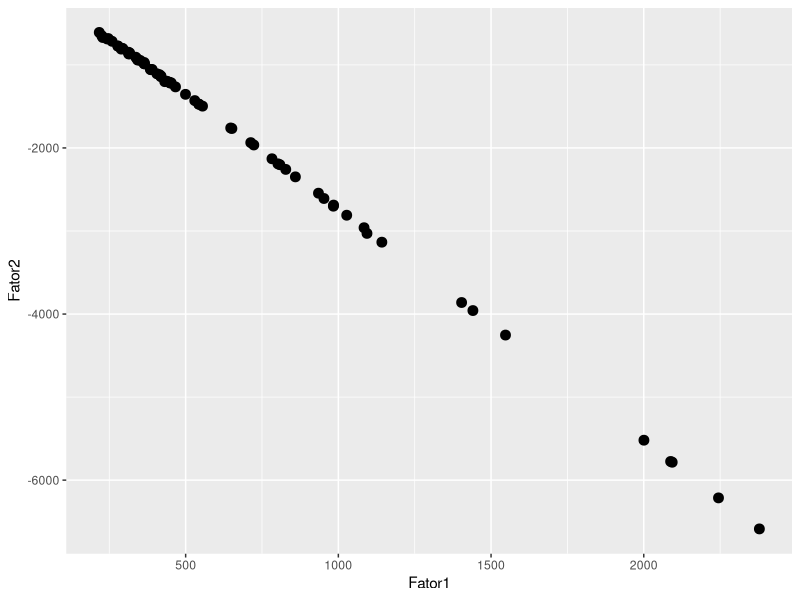
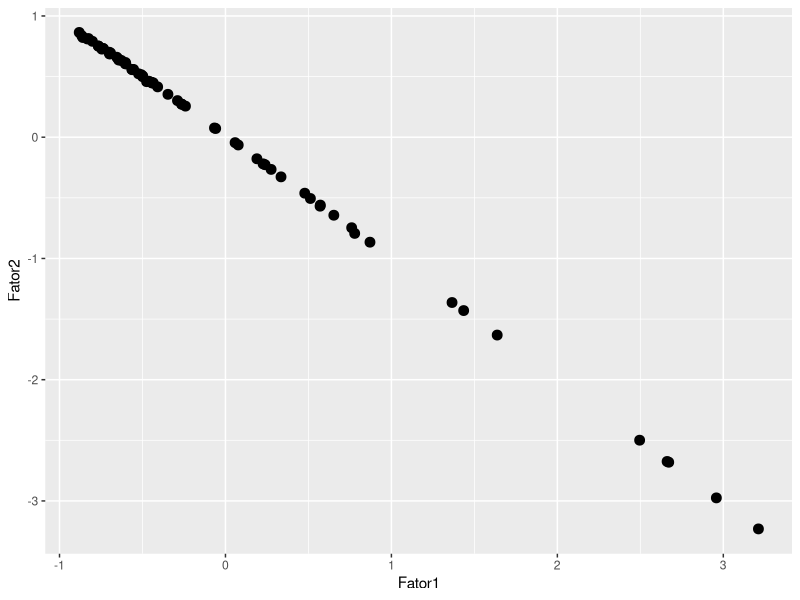

Here is the R script that generated these plots, in order: (Note: this script raises an error after producing the figures.)
########################################
#
#   CHAMANDO BIBLIOTECAS IMPORTANTES
#
########################################

# --
# Instalando e carregando pacotes -----------------------------------------

pacotes <- c("tidyverse",   # pacote para manipulacao de dados
             "cluster",     # algoritmo de cluster
             "dendextend",  # compara dendogramas
             "factoextra",  # algoritmo de cluster e visualizacao
             "fpc",         # algoritmo de cluster e visualizacao
             "gridExtra",   # para a funcao grid arrange
             "readxl",      # 
             "writexl")     # salvar em excel


if(sum(as.numeric(!pacotes %in% installed.packages())) != 0){
  instalador <- pacotes[!pacotes %in% installed.packages()]
  for(i in 1:length(instalador)) {
    install.packages(instalador, dependencies = T)
    break()}
  sapply(pacotes, require, character = T) 
} else {
  sapply(pacotes, require, character = T) 
}

########################################
#
#   CARREGANDO E TRABALHANDO OS DADOS
#
########################################

# --
# Carregando a base de dados

## diretório de trabalho
setwd("C:/Users/Renato/OneDrive/github/_tcc/2_cluster")


# --
#Carregar base de dados - modelo PCA final: 
censo <- as.data.frame(read_excel("_dta/fatores_e_ranking_final_2.xlsx"))


#pegando os dados que usaremos
fatores <- censo %>% 
  select(ID, Fator1, Fator2)

#para visualizar no plano
fatores %>% ggplot() +
  geom_point(aes(x = Fator1,
                 y = Fator2),
             size = 3)

#Transformar o nome 
rownames(fatores) <- fatores[,1]
fatores <- fatores[,-1]

#Padronizar variaveis
fatores_pad <- scale(fatores) # aqui não precisava fazer isso

#para visualizar no plano
fatores_pad %>% ggplot() +
  geom_point(aes(x = Fator1,
                 y = Fator2),
             size = 3)

# --
# *******************************************************************************
#calcular as distancias da matriz utilizando a distancia euclidiana ou  manhattan
distancia <- dist(fatores_pad, method = "manhattan") # euclidean

# *******************************************************************************

########################################
#
#   método hiearquico 
#
########################################

# --
### distancia = single linkage
# Single Linkage - Vizinho mais próximo - Estruturas geométricas diferentes, 
# mas é incapaz de delinear grupos pouco separados

cluster_single.hierarquico <- hclust(distancia, method = "single")

# Dendrograma
#plot(cluster_single.hierarquico, cex = 0.6, hang = -1)

fviz_dend(x = cluster_single.hierarquico,
          k = 2,
          k_colors = c("orange", "darkorchid"),
          color_labels_by_k = FALSE,
          rect = TRUE,
          rect_fill = TRUE,
          lwd = 1,
          ggtheme = theme_bw()) + 
  ggtitle("Dendrograma - Single Linkage")+
  theme(plot.title = element_text(hjust = 0.5))

# salvando em .png
dev.print(file = '_out/figures/dendrograma_single.png',
          device = png, width = 1024, height = 768, res = 2*72)

#criando grupos
single_hierarquico <- cutree(cluster_single.hierarquico, k = 3)
table(single_hierarquico)

#transformando em data frame a saida do cluster
single_hierarquico <- data.frame(single_hierarquico)

#juntando com a base original
single_fim <- cbind(fatores, single_hierarquico)

# --
#salvando xlsx modelo final
write_xlsx(single_fim,"_out/output/single_cluster.xlsx")

#visualizando em cores os clusters
single_fim %>% ggplot() +
  geom_point(aes(x = Fator1,
                 y = Fator2,
                 color = as.factor(single_hierarquico)),
             size = 3) + 
  ggtitle("Método hiearquico - single")+
  theme(plot.title = element_text(hjust = 0.5))

# salvando em .png
dev.print(file = '_out/figures/single.png',
          device = png, width = 1024, height = 768, res = 2*72)


# --
### distancia = complete linkage
# Complete Linkage - Vizinho mais longe - Clusters de mesmo diâmetro e isolam 
# os outliers nos primeiros passos

cluster_complete.hierarquico <- hclust(distancia, method = "complete")

# Dendrograma
# plot(cluster_complete.hierarquico, cex = 0.6, hang = -1)

fviz_dend(x = cluster_complete.hierarquico,
          k = 2,
          k_colors = c("orange", "darkorchid"),
          color_labels_by_k = FALSE,
          rect = TRUE,
          rect_fill = TRUE,
          lwd = 1,
          ggtheme = theme_bw()) + 
  ggtitle("Dendrograma - Complete Linkage")+
  theme(plot.title = element_text(hjust = 0.5))

# salvando em .png
dev.print(file = '_out/figures/dendrograma_complete.png',
          device = png, width = 1024, height = 768, res = 2*72)

#criando grupos
complete_hierarquico <- cutree(cluster_complete.hierarquico, k = 3)
table(complete_hierarquico)

#transformando em data frame a saida do cluster
complete_hierarquico <- data.frame(complete_hierarquico)

#juntando com a base original
complete_fim <- cbind(fatores, complete_hierarquico)

# --
#salvando xlsx modelo final
write_xlsx(complete_fim,"_out/output/complete_cluster.xlsx")

#visualizando em cores os clusters
complete_fim %>% ggplot() +
  geom_point(aes(x = Fator1,
                 y = Fator2,
                 color = as.factor(complete_hierarquico)),
             size = 3) + 
  ggtitle("Método hiearquico - complete linkage")+
  theme(plot.title = element_text(hjust = 0.5))

# salvando em .png
dev.print(file = '_out/figures/complete.png',
          device = png, width = 1024, height = 768, res = 2*72)


# --
### distancia = Average Linkage
# Average Linkage - Média - Clusters de mesma variância interna, produzindo 
# melhores partições

cluster_average.hierarquico <- hclust(distancia, method = "average")

# Dendrograma
# plot(cluster_average.hierarquico, cex = 0.6, hang = -1)

fviz_dend(x = cluster_average.hierarquico,
          k = 2,
          k_colors = c("orange", "darkorchid"),
          color_labels_by_k = FALSE,
          rect = TRUE,
          rect_fill = TRUE,
          lwd = 1,
          ggtheme = theme_bw()) + 
  ggtitle("Dendrograma - Average Linkage")+
  theme(plot.title = element_text(hjust = 0.5))

# salvando em .png
dev.print(file = '_out/figures/dendrograma_average.png',
          device = png, width = 1024, height = 768, res = 2*72)

#criando grupos
average_hierarquico <- cutree(cluster_average.hierarquico, k = 3)
table(average_hierarquico)

#transformando em data frame a saida do cluster
average_hierarquico <- data.frame(average_hierarquico)

#juntando com a base original
average_fim <- cbind(fatores, average_hierarquico)

# --
#salvando xlsx modelo final
write_xlsx(average_fim,"_out/output/average_cluster.xlsx")

#visualizando em cores os clusters
average_fim %>% ggplot() +
  geom_point(aes(x = Fator1,
                 y = Fator2,
                 color = as.factor(average_hierarquico)),
             size = 3) + 
  ggtitle("Método hiearquico - Average Linkage")+
  theme(plot.title = element_text(hjust = 0.5))

# salvando em .png
dev.print(file = '_out/figures/average.png',
          device = png, width = 1024, height = 768, res = 2*72)

# --
### distancia = Ward´s Method
# Ward´s Method - Cluster com o mesmo número de itens, baseado nos princípios de análises de variâncias

cluster_ward.hierarquico <- hclust(distancia, method = "ward.D")

# Dendrograma
#plot(cluster_ward.hierarquico, cex = 0.6, hang = -1)

fviz_dend(x = cluster_ward.hierarquico,
          k = 2,
          k_colors = c("orange", "darkorchid"),
          color_labels_by_k = FALSE,
          rect = TRUE,
          rect_fill = TRUE,
          lwd = 1,
          ggtheme = theme_bw()) + 
  ggtitle("Dendrograma - Ward´s Method")+
  theme(plot.title = element_text(hjust = 0.5))

# salvando em .png
dev.print(file = '_out/figures/dendrograma_ward.png',
          device = png, width = 1024, height = 768, res = 2*72)

#criando grupos
ward_hierarquico <- cutree(cluster_ward.hierarquico, k = 3)
table(ward_hierarquico)

#transformando em data frame a saida do cluster
ward_hierarquico <- data.frame(ward_hierarquico)

#juntando com a base original
ward_fim <- cbind(fatores, ward_hierarquico)

# --
#salvando xlsx modelo final
write_xlsx(ward_fim,"_out/output/ward_cluster.xlsx")

#visualizando em cores os clusters
ward_fim %>% ggplot() +
  geom_point(aes(x = Fator1,
                 y = Fator2,
                 color = as.factor(ward_hierarquico)),
             size = 3) + 
  ggtitle("Método hiearquico - Ward´s Method")+
  theme(plot.title = element_text(hjust = 0.5))

# salvando em .png
dev.print(file = '_out/figures/ward.png',
          device = png, width = 1024, height = 768, res = 2*72)




